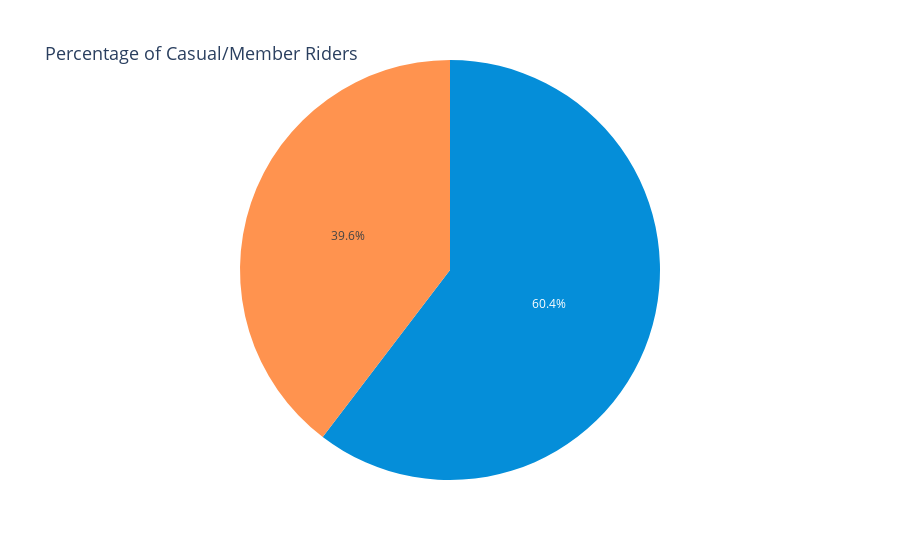

The notebook cell saved with this chart:
### Markdown cell above
__Fig.1__ - Count of casual riders vs members. Members makeup 60% of the dataset

### Code cell
df_pv1b = cyc_data_combined.groupby(['member_casual'])['ride_id'].count().reset_index()

fig_1b = px.pie(df_pv1b, 
              values='ride_id', 
              color = 'member_casual', 
              height = 300,
              hover_name = 'member_casual', 
              color_discrete_map = {'casual': '#FF934F', 'member': '#058ED9'})


fig_1b.update_layout(
    title=dict(text="Percentage of Casual/Member Riders",font=dict(size=18), automargin=True, yref='paper')
)

### Figure 1 — Plotly figure (JSON) as saved in the notebook; plotly's stock layout.template omitted (floating-point values rounded to 4 significant figures)
{"data": [{"customdata": [["casual"], ["member"]], "domain": {"x": [0, 1], "y": [0, 1]}, "hovertemplate": "<b>%{hovertext}</b><br><br>ride_id=%{value}<br>member_casual=%{customdata[0]}<extra></extra>", "hovertext": ["casual", "member"], "legendgroup": "", "marker": {"colors": ["#FF934F", "#058ED9"]}, "name": "", "showlegend": false, "values": [1761678, 2682904], "type": "pie"}], "layout": {"legend": {"tracegroupgap": 0}, "margin": {"t": 60}, "title": {"font": {"size": 18}, "text": "Percentage of Casual/Member Riders", "automargin": true, "yref": "paper"}, "autosize": true}}
